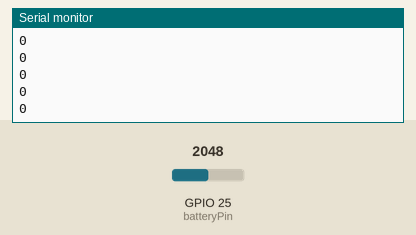
A sketch run on a simulated ESP32. Shown: the last lines printed to the serial monitor. Inputs (shaded band) come from the test bench; at power-on: GPIO 25 (batteryPin) = 2048.

Above: at 1.2 s.
1.3 s: GPIO 25 (batteryPin) set to 2520
At 1.32 s:
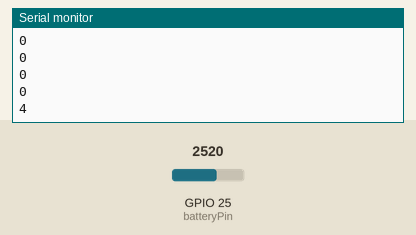
2.8 s: GPIO 25 (batteryPin) set to 2866
At 2.83 s:
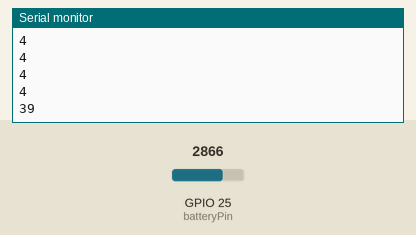
Timing chart, 0 to 5.8 s (numbered marks = the images above; inputs shaded):
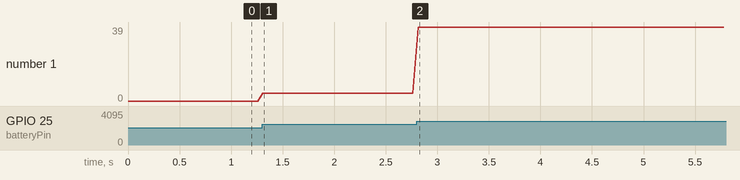

Measured:
- after the input at 1.3 s, the serial monitor: prints a new line at once (image 1)
- after the input at 2.8 s, the serial monitor: prints a new line at once (image 2)
- plotted number 1: 0 → 4 after the input at 1.3 s, 4 → 39 after the input at 2.8 s

The sketch:

battery_test.ino
```cpp
#include <Adafruit_NeoPixel.h>

const int batteryPin = 25;
const int batteryMin = 2480;
int batteryPercent = 0;

/* LED  */
const int LED_PIN = 15;
const int NUMPIXELS = 1;
Adafruit_NeoPixel pixels(NUMPIXELS, LED_PIN, NEO_RGB + NEO_KHZ800);

void setup() {
  // put your setup code here, to run once:
  Serial.begin(9600);
}

void loop() {
  // put your main code here, to run repeatedly:
  readBattery();
}

void led_on(int r, int g, int b) {
  pixels.clear();
  pixels.setBrightness(255);
  pixels.setPixelColor(0, pixels.Color(r, g, b));
  pixels.show();
}

void readBattery(){
  int batteryValue = analogRead(batteryPin);
  batteryValue -= batteryMin;
  batteryPercent = batteryValue / 9.75;
  if (batteryPercent >= 100){
    batteryPercent = 100;
  }
  else if (batteryPercent <= 0){
    batteryPercent = 0;
  }
  Serial.println(batteryPercent);

  int green = batteryPercent * 2.55;
  int red = 255 - green;
  led_on(red, green, 0);
  delay(50);
}
```
